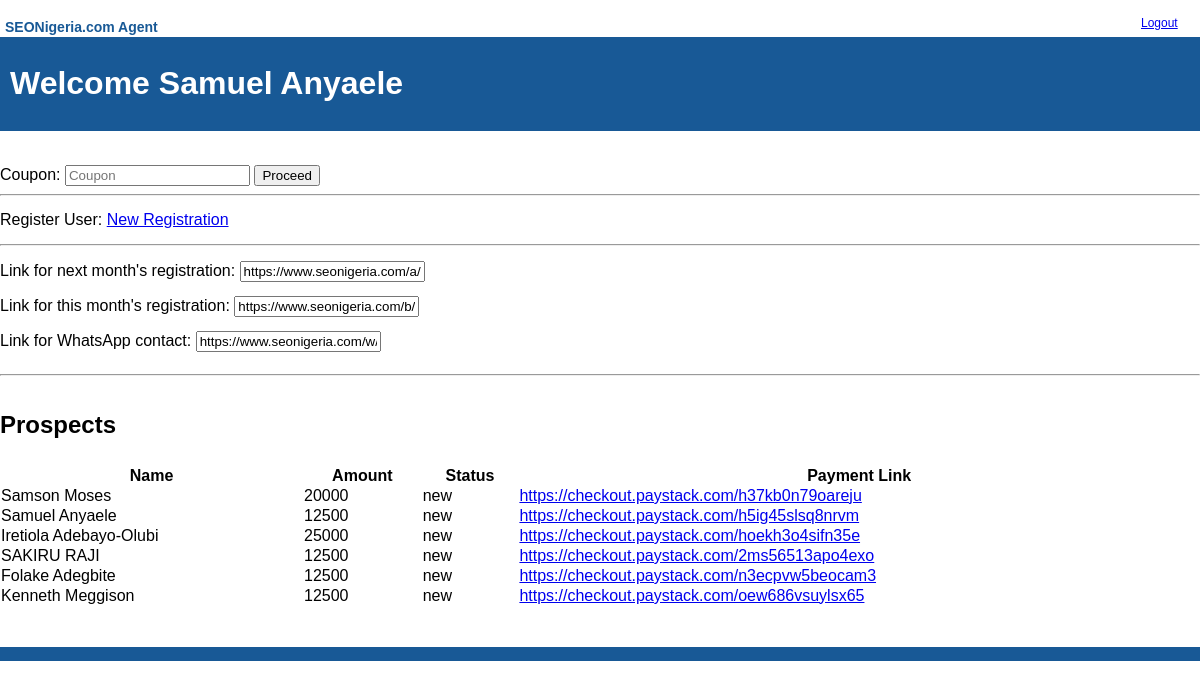
The page /agent/index.php (signed in) on the database its author committed.
### tables this page shows
CREATE TABLE `registration` (
  `id` int(11) NOT NULL AUTO_INCREMENT,
  `firstname` varchar(50) NOT NULL,
  `lastname` varchar(50) NOT NULL,
  `email` varchar(50) NOT NULL,
  `telephone` varchar(20) NOT NULL,
  `amount` int(11) NOT NULL,
  `status` enum('new','paid','failed') NOT NULL DEFAULT 'new',
  `course_id` int(11) NOT NULL,
  `coupon_name` varchar(20) NOT NULL,
  `seats` tinyint(4) NOT NULL DEFAULT '1',
  `class_day` enum('monday','tuesday','wednesday','thursday','friday','saturday','') NOT NULL DEFAULT '',
  `month_year` varchar(15) NOT NULL,
  `week1` enum('0','1') NOT NULL DEFAULT '0',
  `week2` enum('0','1') NOT NULL DEFAULT '0',
  `week3` enum('0','1') NOT NULL DEFAULT '0',
  `week4` enum('0','1') NOT NULL DEFAULT '0',
  `agent_id` int(11) NOT NULL,
  `ref` varchar(50) NOT NULL,
  `pay_url` varchar(100) NOT NULL,
  `date_changed` timestamp NOT NULL DEFAULT CURRENT_TIMESTAMP ON UPDATE CURRENT_TIMESTAMP,
  PRIMARY KEY (`id`),
  UNIQUE KEY `email` (`email`,`course_id`,`coupon_name`,`month_year`)
);

### agent/index.php (the view, shortened to what this page needs)
<?php
require_once '../includes/session_control.php';
function get_prospects ($link){
    $sql = "SELECT `firstname`,`lastname`,`email`,`telephone`,`amount`,`status`, `pay_url`
    FROM `registration`
    WHERE `agent_id` = '".$_SESSION['userid']."'";
    $result = @mysqli_query($link, $sql);
    $tr = "";
    while ($rows = @mysqli_fetch_assoc($result)){
        $tr .= "<tr>
        <td data-toggle=\"tooltip\" title=\"$rows[telephone] $rows[email]\">$rows[firstname] $rows[lastname]</td>
        <td>$rows[amount]</td>
        <td>$rows[status]</td>
        <td><a href=\"$rows[pay_url]\">$rows[pay_url]</a></td>
        </tr>";
    }
    return $tr;
}
?>
<!DOCTYPE html>
<html lang="en">
<head>
    <link rel="stylesheet" href="css.css">
</head>
<body>
    <div class="container">
        <div class="top">
            <div class="titl">
                SEONigeria.com Agent
            </div>
            <div class="nav">
                <a href="?logoff=1">Logout</a>
            </div>
        </div>
        <div class="header">
            <h1>Welcome <?php echo $_SESSION['name']; ?></h1>
        </div>
        <div class="content">
            <div class="formtop">
                <form action="index.php" method="get" target="_blank">
                Coupon:
                <input type="text" name="coupon" id="coupon" placeholder="Coupon">
                <button type="submit">Proceed</button>
                </form>
                <hr>
                <div class="">Register User: <a href="https://www.seonigeria.com/mobile-pro-registration.php?agent=<?php echo $_SESSION['email']; ?>&coupon=<?php echo (!empty($_GET['coupon'])) ? $_GET['coupon'] : "" ; ?>" target="_blank">New Registration</a></div>
                <hr>
                <div class="">Link for next month's registration: <input type="text" value="https://www.seonigeria.com/a/<?php echo $_SESSION['code']; ?>/<?php echo (!empty($_GET['coupon'])) ? $_GET['coupon'] : "" ; ?>" id="nxt_mnth"></div>
                <div class="">Link for this month's registration: <input type="text" value="https://www.seonigeria.com/b/<?php echo $_SESSION['code']; ?>/<?php echo (!empty($_GET['coupon'])) ? $_GET['coupon'] : "" ; ?>" id="ths_mnth"></div>
                <div class="">Link for WhatsApp contact: <input type="text" value="https://www.seonigeria.com/w/<?php echo $_SESSION['code']; ?>/<?php echo (!empty($_GET['coupon'])) ? $_GET['coupon'] : "" ; ?>" id="nxt_whatsapp"></div>
            </div>
            <hr style="color: rgb(24, 89, 150);">
            <div class="content_main">
                <h2>Prospects</h2>
                <div class="table-responsive">
                    <table class="table table-bordered" id="dataTable" width="100%" cellspacing="0">
                    <thead>
                        <tr>
                        <th>Name</th>
                        <th>Amount</th>
                        <th>Status</th>
                        <th>Payment Link</th>
                        </tr>
                    </thead>
                    <tbody>
                        <?php
                            $prospect_table = get_prospects ($link);
                            echo $prospect_table;
                        ?>
                    </tbody>
                    </table>
                </div>
            </div>
        </div>
        <div class="footer">
        </div>
    </div>
</body>
</html>

### agent/css.css (style rules this page uses)
body { font-family: Tahoma, Verdana, Geneva, sans-serif; font-size: 16px; margin: 0; }
.header, .footer { background-color: rgb(24, 89, 150); margin-top: 20px; margin-bottom: 20px; color: #FFFFFF; padding-left: 10px; padding-right: 10px; }
.top { background-color: #FFFFFF; padding: 5px; }
.titl { width: 200px; float: left; font-size: 14px; font-weight: bold; color: rgb(24, 89, 150); }
.nav { width: 50px; float: right; font-size: 12px; padding: 4px; }
div { padding-top: 7px; padding-bottom: 7px; }

### rows shown on the page
registration: firstname "Samson", lastname "Moses", amount "20000", status "new", pay_url "https://checkout.paystack.com/h37kb0n79oareju"
registration: firstname "Samuel", lastname "Anyaele", amount "12500", status "new", pay_url "https://checkout.paystack.com/h5ig45slsq8nrvm"
registration: firstname "Iretiola", lastname "Adebayo-Olubi", amount "25000", status "new", pay_url "https://checkout.paystack.com/hoekh3o4sifn35e"
registration: firstname "SAKIRU", lastname "RAJI", amount "12500", status "new", pay_url "https://checkout.paystack.com/2ms56513apo4exo"
registration: firstname "Folake", lastname "Adegbite", amount "12500", status "new", pay_url "https://checkout.paystack.com/n3ecpvw5beocam3"
registration: firstname "Kenneth", lastname "Meggison", amount "12500", status "new", pay_url "https://checkout.paystack.com/oew686vsuylsx65"

### other values the page prints
$_SESSION['name'] "Samuel Anyaele"
